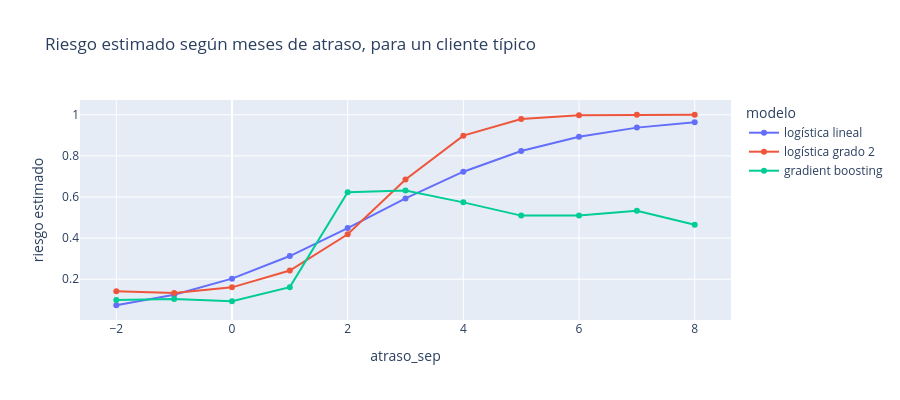

This figure's notebook cell:
### Markdown cell above
Lee la columna `realmente_no_pago` de arriba hacia abajo. Entre los clientes al día (atraso 0 o negativo) el
impago ronda el 13 a 17%, casi plano. Con **un** mes de atraso salta a cerca de 33%. Con **dos** meses salta a
cerca de 70%, y de ahí en adelante se queda ahí. Es una **escalera con dos peldaños**, no una rampa.

La logística lineal no puede dibujar una escalera: como $z$ es lineal en `atraso_sep`, está obligada a subir el
riesgo al mismo ritmo por cada mes de atraso, y se equivoca en las dos puntas: subestima el riesgo de los que
están al día con atraso negativo, sobreestima el de los que tienen atraso 0, y se queda corta en el peldaño de
2. La de grado 2 mejora porque un cuadrado puede curvar la rampa, pero sigue sin poder hacer un escalón. El
boosting reproduce cada peldaño casi al centavo, porque un árbol hace justamente eso: pregunta "¿atraso mayor o
igual a 2?" y asigna un riesgo distinto a cada lado. Veámoslo como curva, tomando un cliente típico y variando
solo el atraso de septiembre.

### Code cell
tipico = X_tr.median()
grilla = pd.DataFrame([tipico] * 11); grilla["atraso_sep"] = np.arange(-2, 9); grilla = grilla[X.columns]
G = esc.transform(grilla)
curva = pd.DataFrame({"atraso_sep": grilla["atraso_sep"],
                      "logística lineal": logit.predict_proba(G)[:, 1],
                      "logística grado 2": poli_cv.predict_proba(esc2.transform(poly.transform(G)))[:, 1],
                      "gradient boosting": gb.predict_proba(G)[:, 1]}).melt(id_vars="atraso_sep", var_name="modelo", value_name="riesgo estimado")
fig = px.line(curva, x="atraso_sep", y="riesgo estimado", color="modelo", markers=True, title="Riesgo estimado según meses de atraso, para un cliente típico")
fig.update_layout(height=400); fig.show()

### Figure 1 — Plotly figure (JSON) as saved in the notebook; plotly's stock layout.template omitted (floating-point values rounded to 4 significant figures)
{"data": [{"hovertemplate": "modelo=logística lineal<br>atraso_sep=%{x}<br>riesgo estimado=%{y}<extra></extra>", "legendgroup": "logística lineal", "line": {"color": "#636efa", "dash": "solid"}, "marker": {"symbol": "circle"}, "mode": "lines+markers", "name": "logística lineal", "orientation": "v", "showlegend": true, "type": "scatter", "x": [-2, -1, 0, 1, 2, 3, 4, 5, 6, 7, 8], "xaxis": "x", "y": [0.07359, 0.1245, 0.2028, 0.3129, 0.4491, 0.5933, 0.7231, 0.8237, 0.8932, 0.9374, 0.964], "yaxis": "y"}, {"hovertemplate": "modelo=logística grado 2<br>atraso_sep=%{x}<br>riesgo estimado=%{y}<extra></extra>", "legendgroup": "logística grado 2", "line": {"color": "#EF553B", "dash": "solid"}, "marker": {"symbol": "circle"}, "mode": "lines+markers", "name": "logística grado 2", "orientation": "v", "showlegend": true, "type": "scatter", "x": [-2, -1, 0, 1, 2, 3, 4, 5, 6, 7, 8], "xaxis": "x", "y": [0.1419, 0.133, 0.1606, 0.2426, 0.4187, 0.6852, 0.8983, 0.9797, 0.9972, 0.9997, 1.0], "yaxis": "y"}, {"hovertemplate": "modelo=gradient boosting<br>atraso_sep=%{x}<br>riesgo estimado=%{y}<extra></extra>", "legendgroup": "gradient boosting", "line": {"color": "#00cc96", "dash": "solid"}, "marker": {"symbol": "circle"}, "mode": "lines+markers", "name": "gradient boosting", "orientation": "v", "showlegend": true, "type": "scatter", "x": [-2, -1, 0, 1, 2, 3, 4, 5, 6, 7, 8], "xaxis": "x", "y": [0.09876, 0.1035, 0.09288, 0.1617, 0.6235, 0.6321, 0.5739, 0.5096, 0.5096, 0.5325, 0.4648], "yaxis": "y"}], "layout": {"height": 400, "legend": {"title": {"text": "modelo"}, "tracegroupgap": 0}, "title": {"text": "Riesgo estimado según meses de atraso, para un cliente típico"}, "xaxis": {"anchor": "y", "domain": [0.0, 1.0], "title": {"text": "atraso_sep"}}, "yaxis": {"anchor": "x", "domain": [0.0, 1.0], "title": {"text": "riesgo estimado"}}}}
